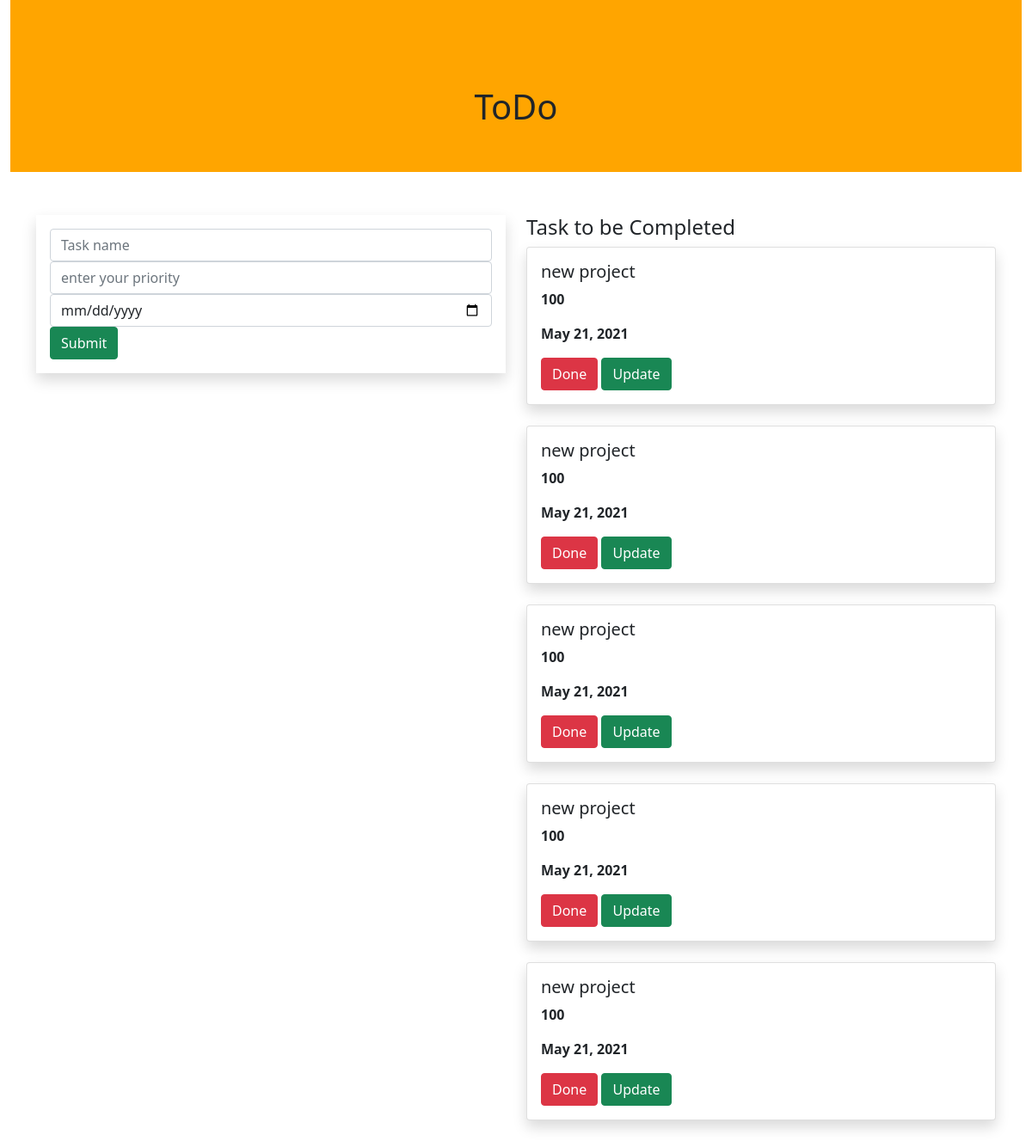
The page / on the database its author committed.
### todoapp/models.py (models this page shows, shortened)
class Task(models.Model):
    name=models.CharField(max_length=250)
    priority=models.IntegerField()
    date=models.DateField()

### todoapp/views.py (the view)
# urls.py: 2. Add a URL to urlpatterns:  path('', views.home, name='home')
def home(request):
    task1 = Task.objects.all()
    if request.method =='POST':
        name=request.POST.get('task','')
        priority=request.POST.get('priority','')
        date=request.POST.get('date','')
        task=Task(name=name,priority=priority,date=date)
        task.save()
    return render(request,'home.html',{'task1':task1})

### templates/home.html (shortened to what this page needs)
{% extends 'base.html' %}
{% block content %}
<div class="container-fluid">
    <div class="row">
        <div class="col-md-12">
            <div class="banner">
                <div class="banner-text">
                    <h1>ToDo</h1>
                </div>
            </div>
        </div>
    </div>
</div>
<div class="container">
    <div class="row">
        <div class="col-md-6">
        <form method="POST"class="p-3 shadow">
            <div class="form-group">
                <input type="text"class="form-control"name="task"placeholder="Task name">
                </div>
            <div class="form-group">
                <input type="text"class="form-control"name="priority"placeholder="enter your priority">
                </div>
            <div class="form-group">
                <input type="date"class="form-control"name="date"placeholder="enter your date">
                </div>
            <input type="submit"class="btn btn-success">
            </form>
            </div>
        <div class="col-md-6">
            <h4>Task to be Completed</h4>
            {% for i in task1 %}
            <div class="shadow card">
                <div class="card-body">
                    <h5 class="card-title">{{i.name}}</h5>
                    <p><b>{{i.priority}}</b></p>
                    <p><b>{{i.date}}</b></p>
                    <a class="btn btn-danger"href="{% url 'delete' i.id %}">Done</a>
                    <a class="btn btn-success"href="{% url 'update' i.id %}">Update</a>
                    </div>
                </div>
            <br>
    {% endfor %}
        </div>
    </div>
</div>
{% endblock %}

### templates/base.html (shortened to what this page needs)
{% load static %}
<!DOCTYPE html>
<html lang="en">
<head>
    <link rel="stylesheet" href="https://cdn.jsdelivr.net/npm/bootstrap@5.0.1/dist/css/bootstrap.min.css" rel="stylesheet">
    <link rel="stylesheet" href="{% static 'style.css' %}">
</head>
<body>
{% block content %}
{% endblock %}
</body>
</html>

### static/style.css (style rules this page uses)
.banner { background-color:orange; width:100%; height:200px; margin-bottom:50px; }
.banner-text { text-align: center; padding: 100px; }

### rows shown on the page
Task: name "new project", priority "100", date "May 21, 2021"
Task: name "new project", priority "100", date "May 21, 2021"
Task: name "new project", priority "100", date "May 21, 2021"
Task: name "new project", priority "100", date "May 21, 2021"
Task: name "new project", priority "100", date "May 21, 2021"
